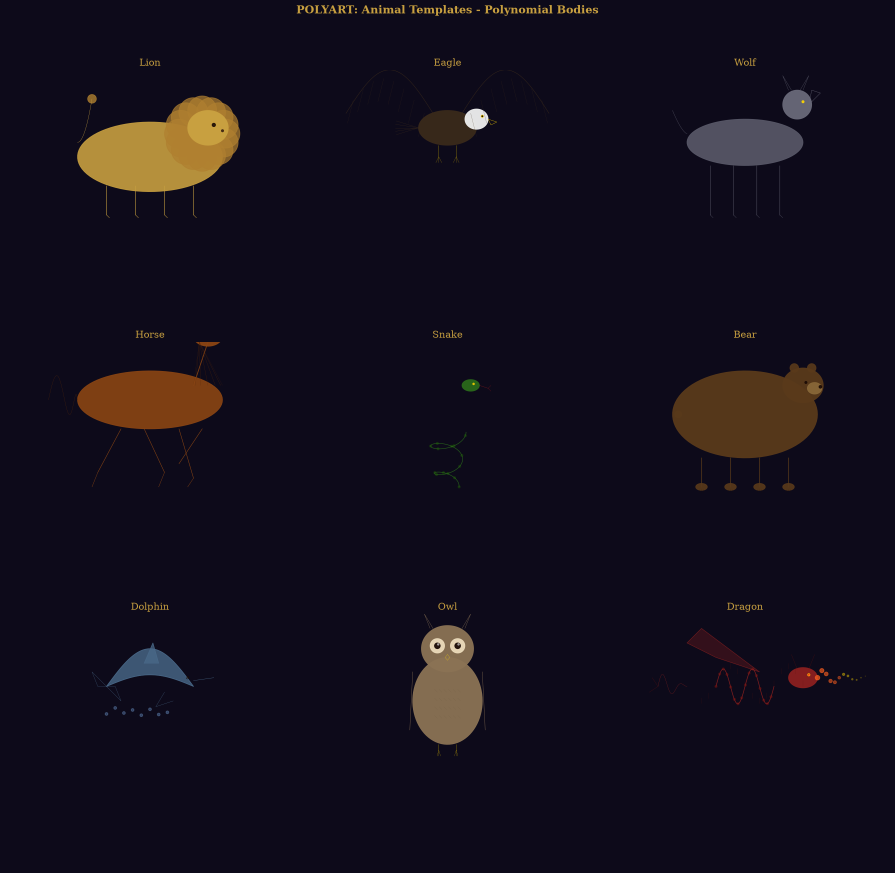
#> input picture animals_showcase.png, 2685 x 2618 px (shown at 1/3 size)
$ python cv_verify_all.py .
#> lines starting #> are read from the running program, lines starting #| are printed output that depends on the picture; long printed decimals are rounded
import sys, os, json
import numpy as np
import matplotlib
matplotlib.use("Agg")
import matplotlib.pyplot as plt
import warnings
warnings.filterwarnings("ignore")

BASE_DIR = os.path.dirname(os.path.abspath(__file__))

def load_img(path):
    img = plt.imread(path)
    if img.dtype in (np.float32, np.float64):
        img = (img * 255).clip(0, 255).astype(np.uint8)
    return img

def edge_density(img):
    gray = np.mean(img[:,:,:3], axis=2) if len(img.shape)==3 else img.astype(np.float64)
    gy, gx = np.gradient(gray)
    return float(np.mean(np.sqrt(gx**2+gy**2))/(np.sqrt(2)*255))

def symmetry_score(img):
    gray = np.mean(img[:,:,:3], axis=2) if len(img.shape)==3 else img.astype(np.float64)
    h, w = gray.shape; mid = w//2
    l, r = gray[:,:mid], np.fliplr(gray[:,w-mid:])
    mh, mw = min(l.shape[0],r.shape[0]), min(l.shape[1],r.shape[1])
    return float(max(0, min(1, 1 - np.mean(np.abs(l[:mh,:mw]-r[:mh,:mw]))/255)))

def fractal_dim(img):
    gray = np.mean(img[:,:,:3], axis=2) if len(img.shape)==3 else img.astype(np.float64)
    vals = gray/255.0
    sizes = [2,4,8,16,32]
    counts = []
    for s in sizes:
        h, w = vals.shape
        th, tw = h//s, w//s
        if th < 1 or tw < 1: continue
        block = vals[:th*s, :tw*s].reshape(th, s, tw, s)
        thresh = np.mean(block, axis=(1,3))
        counts.append(float(np.sum(thresh > 0.1)))
    if len(counts) < 2: return 1.5
    log_n = np.log([c for c in counts if c>0])
    log_s = np.log([sizes[i] for i in range(len(counts)) if counts[i]>0])
    if len(log_n) < 2: return 1.5
    return float(abs(np.polyfit(log_s, log_n, 1)[0]))

def color_diversity(img):
    if len(img.shape)<3: return 0.1
    pixels = img[:,:,:3].reshape(-1,3).astype(np.float64)
    step = max(1, len(pixels)//5000)
    sample = pixels[::step]
    unique_ratio = len(np.unique(sample, axis=0))/len(sample)
    return float(min(1, unique_ratio*5))

def golden_ratio_score(img):
    h, w = img.shape[:2]
    ratio = w/h
    phi = 1.618033988749895
    return float(max(0, 1 - abs(ratio - phi)/phi))

def texture_score(img):
    gray = np.mean(img[:,:,:3], axis=2) if len(img.shape)==3 else img.astype(np.float64)
    gy, gx = np.gradient(gray)
    angle = np.arctan2(gy, gx)
    hist, _ = np.histogram(angle.flatten(), bins=36, range=(-np.pi, np.pi))
    hist = hist.astype(float)/max(1, hist.sum())
    entropy = -np.sum(hist[hist>0]*np.log2(hist[hist>0]))
    return float(min(1, entropy/5.0))

def polynomial_smoothness(img):
    gray = np.mean(img[:,:,:3], axis=2) if len(img.shape)==3 else img.astype(np.float64)
    h, w = gray.shape
    row = gray[h//2, :]
    x = np.linspace(-1, 1, len(row))
    try:
        c = np.polyfit(x, row, 10)
        smooth = np.mean(np.abs(c[:5]))/max(1, np.mean(np.abs(c[5:])))
        return float(min(1, smooth/10))
    except: return 0.3

def curvature_energy(img):
    gray = np.mean(img[:,:,:3], axis=2) if len(img.shape)==3 else img.astype(np.float64)
    gy, gx = np.gradient(gray)
    gyy, _ = np.gradient(gy)
    _, gxx = np.gradient(gx)
    energy = np.mean(gxx**2 + gyy**2)
    return float(min(1, energy/10000))

def classify(features):
    sym = features.get("symmetry", 0.5)
    golden = features.get("golden_ratio", 0.5)
    poly = features.get("polynomial_smoothness", 0.5)
    curvature = features.get("curvature_energy", 0.5)
    fractal = features.get("fractal_dim", 1.5)
    texture = features.get("texture", 0.3)
    color_div = features.get("color_diversity", 0.3)
    art_score = sym*2.5 + golden*2.0 + poly*1.5 + curvature*1.5
    living_score = (fractal-1.0)*3.0 + texture*2.0 + color_div*1.5
    diff = art_score - living_score
    if diff > 0.3: return "ART"
    elif diff < -0.3: return "LIVING"
    return "BORDERLINE"

def compute_rarity(f):
    sym = f.get("symmetry",0.5); golden = f.get("golden_ratio",0.5)
    poly = f.get("polynomial_smoothness",0.5); edge = f.get("edge_density",0.3)
    texture = f.get("texture",0.3); color_div = f.get("color_diversity",0.3)
    curvature = f.get("curvature_energy",0.5); fractal = f.get("fractal_dim",1.5)
    W = {"edge_density":0.15,"symmetry":0.12,"fractal_dim":0.18,"texture":0.10,
         "color_diversity":0.12,"golden_ratio":0.08,"polynomial_smoothness":0.10,"curvature_energy":0.15}
    weighted = (W["edge_density"]*(1-edge) + W["symmetry"]*sym + W["fractal_dim"]*(fractal-1) +
                W["texture"]*texture + W["color_diversity"]*color_div + W["golden_ratio"]*golden +
                W["polynomial_smoothness"]*poly + W["curvature_energy"]*curvature)
    art_bonus = sym*0.3 + golden*0.3 + poly*0.2 + curvature*0.2
    return float(np.clip(weighted*60 + art_bonus*40, 0, 100))

def main():
    PNG_DIR = sys.argv[1] if len(sys.argv) > 1 else BASE_DIR
    files = [f for f in sorted(os.listdir(PNG_DIR)) if f.endswith(".png")]

    results = []
    for f in files:
        path = os.path.join(PNG_DIR, f)
        try:
            img = load_img(path)
#> in load_img, img is the input picture: shape (2618, 2685, 4) float32; mean R, G, B, A 0.0823, 0.057, 0.112, 1
            feat = {"edge_density":edge_density(img), "symmetry":symmetry_score(img),
                    "fractal_dim":fractal_dim(img), "texture":texture_score(img),
                    "color_diversity":color_diversity(img), "golden_ratio":golden_ratio_score(img),
                    "polynomial_smoothness":polynomial_smoothness(img), "curvature_energy":curvature_energy(img)}
#> in edge_density, `gray = np.mean(img[:,:,:3], axis=2) if len(img.shape)==3 else img.asty..`:
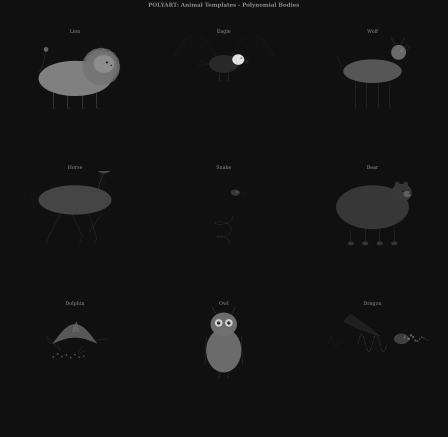
#> gray: shape (2618, 2685) float64 (shown at 1/6 size); min 13.33, max 239, mean 20.8
#> in edge_density, `gy, gx = np.gradient(gray)`:
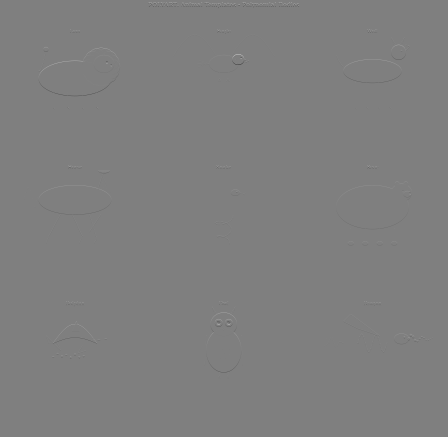
#> gy: shape (2618, 2685) float64 (shown at 1/6 size); min -110.3, max 110.8, mean 0; drawn with min black and max white
#> in symmetry_score, `l, r = gray[:,:mid], np.fliplr(gray[:,w-mid:])`:
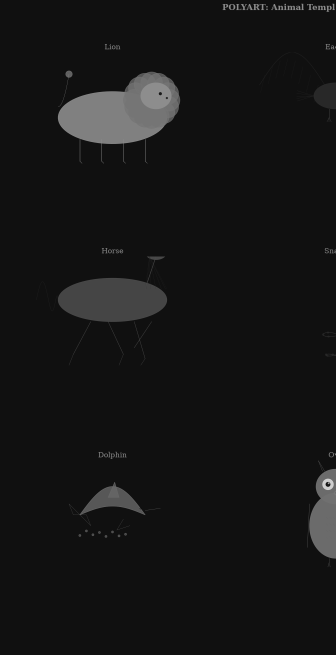
#> l: shape (2618, 1342) float64 (shown at 1/4 size); min 13.33, max 216.7, mean 21.6
#> in symmetry_score, `l, r = gray[:,:mid], np.fliplr(gray[:,w-mid:])`:
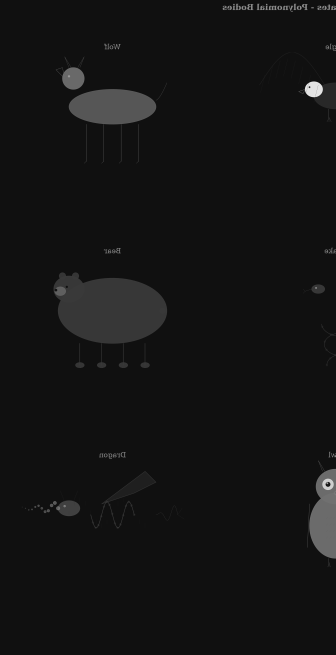
#> r: shape (2618, 1342) float64 (shown at 1/4 size); min 13.67, max 239, mean 19.9
#> the loop in fractal_dim, `for s in sizes:` made 5 passes
#> pass 2, in fractal_dim, `thresh = np.mean(block, axis=(1,3))`:
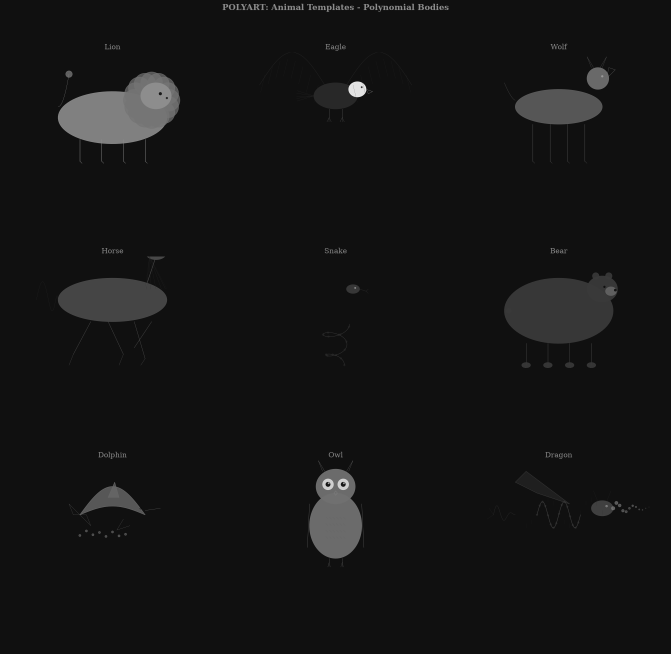
#> thresh: shape (654, 671) float64; min 0.0559, max 0.907, mean 0.0814
#> after the loop in fractal_dim, `for s in sizes:`: counts = [111484, 28974, 7633, 2001, 558]
#> in fractal_dim, `log_n = np.log([c for c in counts if c>0])`: log_n = [11.62, 10.27, 8.94, 7.6, 6.32]
#> in fractal_dim, `log_s = np.log([sizes[i] for i in range(len(counts)) if counts[i]>0])`: log_s = [0.693, 1.39, 2.08, 2.77, 3.47]
#> in texture_score, `hist, _ = np.histogram(angle.flatten(), bins=36, range=(-np.pi, np.pi))`: hist = 36 values, max 6926631 at index 18, min 1432 at index 16, mean 195259.2
#> in texture_score, `hist = hist.astype(float)/max(1, hist.sum())`: hist = 36 values, max 0.985 at index 18, min 0.000204 at index 16, mean 0.0278
#> in texture_score, `entropy = -np.sum(hist[hist>0]*np.log2(hist[hist>0]))`: entropy = 0.178
#> in color_diversity, `step = max(1, len(pixels)//5000)`: step = 1405
#> in color_diversity, `unique_ratio = len(np.unique(sample, axis=0))/len(sample)`: unique_ratio = 0.0134
#> in golden_ratio_score, `h, w = img.shape[:2]`: h = 2618; w = 2685
#> in golden_ratio_score, `ratio = w/h`: ratio = 1.03
#> in polynomial_smoothness, `row = gray[h//2, :]`: row = 2685 values, max 75 at index 591, min 16.33 at index 0, mean 22.01
#> in polynomial_smoothness, `x = np.linspace(-1, 1, len(row))`: x = 2685 values from -1 to 1
#> in polynomial_smoothness, `c = np.polyfit(x, row, 10)`: c = [-401.2, 1038.3, 1898.7, -1869, -2583.9, 884.5, 1241.7, -38.5, -152, -5.5, 18.95]
#> in polynomial_smoothness, `smooth = np.mean(np.abs(c[:5]))/max(1, np.mean(np.abs(c[5:])))`: smooth = 3.99
#> in curvature_energy, `energy = np.mean(gxx**2 + gyy**2)`: energy = 8.39
#> feat = {'edge_density': 0.000937, 'symmetry': 0.984, 'fractal_dim': 1.91, 'texture': 0.0356, 'color_diversity': 0.0669, 'golden_ratio': 0.634, 'polynomial_smoothness': 0.399, 'curvature_energy': 0.000839}
            rarity = compute_rarity(feat)
#> in compute_rarity, `sym = f.get('symmetry', 0.5)`: sym = 0.984
#> in compute_rarity, `golden = f.get('golden_ratio', 0.5)`: golden = 0.634
#> in compute_rarity, `poly = f.get('polynomial_smoothness', 0.5)`: poly = 0.399
#> in compute_rarity, `edge = f.get('edge_density', 0.3)`: edge = 0.000937
#> in compute_rarity, `texture = f.get('texture', 0.3)`: texture = 0.0356
#> in compute_rarity, `color_div = f.get('color_diversity', 0.3)`: color_div = 0.0669
#> in compute_rarity, `curvature = f.get('curvature_energy', 0.5)`: curvature = 0.000839
#> in compute_rarity, `fractal = f.get('fractal_dim', 1.5)`: fractal = 1.91
#> in compute_rarity, `weighted = (W["edge_density"]*(1-edge) + W["symmetry"]*sym + W["fracta..`: weighted = 0.535
#> in compute_rarity, `art_bonus = sym*0.3 + golden*0.3 + poly*0.2 + curvature*0.2`: art_bonus = 0.565
#> rarity = 54.71
            cls = classify(feat)
#> in classify, `sym = features.get("symmetry", 0.5)`: sym = 0.984
#> in classify, `golden = features.get("golden_ratio", 0.5)`: golden = 0.634
#> in classify, `poly = features.get("polynomial_smoothness", 0.5)`: poly = 0.399
#> in classify, `curvature = features.get("curvature_energy", 0.5)`: curvature = 0.000839
#> in classify, `fractal = features.get("fractal_dim", 1.5)`: fractal = 1.91
#> in classify, `texture = features.get("texture", 0.3)`: texture = 0.0356
#> in classify, `color_div = features.get("color_diversity", 0.3)`: color_div = 0.0669
#> in classify, `art_score = sym*2.5 + golden*2.0 + poly*1.5 + curvature*1.5`: art_score = 4.33
#> in classify, `living_score = (fractal-1.0)*3.0 + texture*2.0 + color_div*1.5`: living_score = 2.91
#> in classify, `diff = art_score - living_score`: diff = 1.41
#> cls = 'ART'
            results.append({"file":f, "rarity":rarity, "classification":cls, "features":{k:round(v,3) for k,v in feat.items()}})
            print(f"  [OK] {f:<40} {rarity:>4}/100  {cls}")
#|   [OK] animals_showcase.png                     54.705/100  ART
        except Exception as e:
            results.append({"file":f, "error":str(e)})
            print(f"  [ERR] {f:<40} {str(e)[:40]}")
#> pass 2 of the loop in main, `for f in files:`:
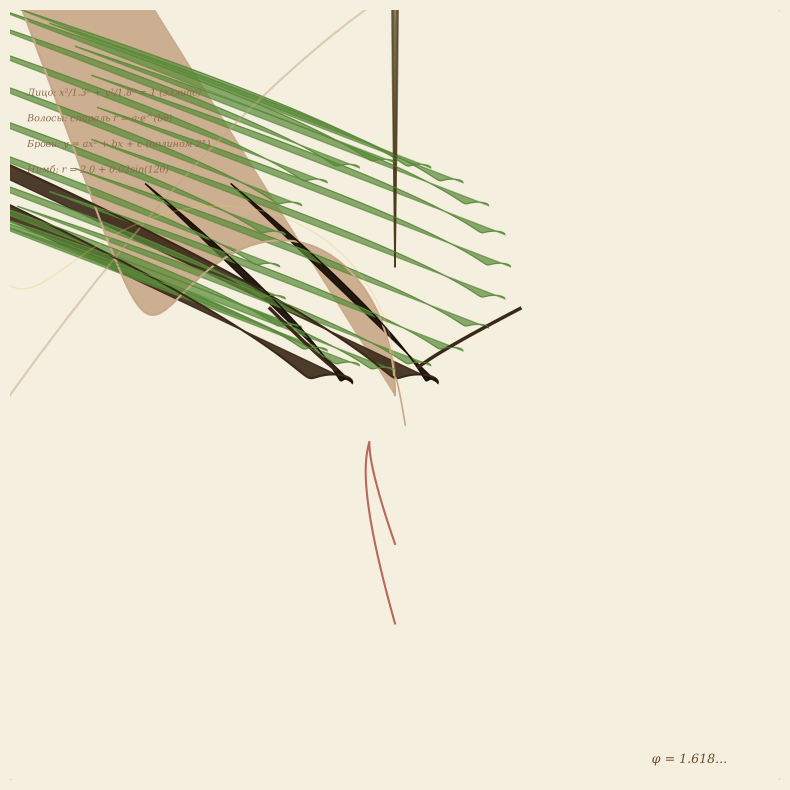
#> input picture apollo_polyart_render.png, 1580 x 1580 px (shown at 1/2 size)
#> in load_img, img is the input picture: shape (1580, 1580, 4) float32; mean R, G, B, A 0.927, 0.863, 0.814, 1
#> gray: shape (1580, 1580) float64
#> gy: shape (1580, 1580) float64
#> gx: shape (1580, 1580) float64
#> l: shape (1580, 790) float64
#> in symmetry_score (call 2), `l, r = gray[:,:mid], np.fliplr(gray[:,w-mid:])`:
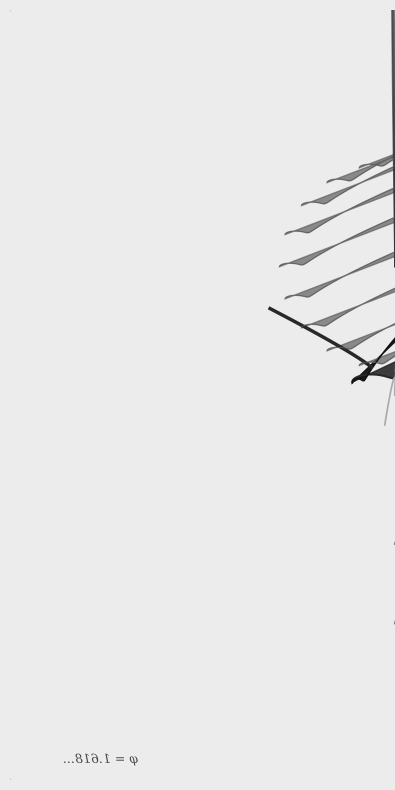
#> r: shape (1580, 790) float64 (shown at 1/2 size); min 16.67, max 236, mean 233.9
#> vals: shape (1580, 1580) float64
#> in texture_score (call 2), `angle = np.arctan2(gy, gx)`:
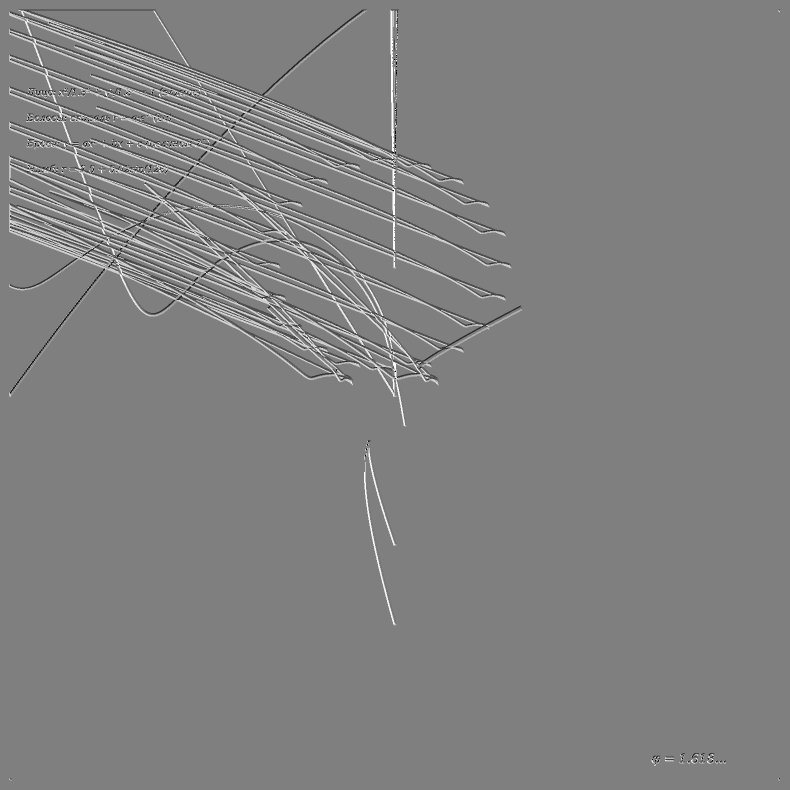
#> angle: shape (1580, 1580) float64 (shown at 1/2 size); min -3.14, max 3.14, mean 0.0375; drawn with min black and max white
#> in texture_score (call 2), `hist, _ = np.histogram(angle.flatten(), bins=36, range=(-np.pi, np.pi))`: hist = 36 values, max 2290691 at index 18, min 706 at index 19, mean 69344.4
#> in texture_score (call 2), `hist = hist.astype(float)/max(1, hist.sum())`: hist = 36 values, max 0.918 at index 18, min 0.000283 at index 19, mean 0.0278
#> entropy = 0.753
#> gyy: shape (1580, 1580) float64
#> gxx: shape (1580, 1580) float64
#> feat = {'edge_density': 0.00527, 'symmetry': 0.902, 'fractal_dim': 2.01, 'texture': 0.151, 'color_diversity': 0.237, 'golden_ratio': 0.618, 'polynomial_smoothness': 0.367, 'curvature_energy': 0.00429}
#> rarity = 55.33
#|   [OK] apollo_polyart_render.png                55.333/100  ART

    art = sum(1 for r in results if r.get("classification")=="ART")
#> art = 2
    living = sum(1 for r in results if r.get("classification")=="LIVING")
#> living = 0
    border = sum(1 for r in results if r.get("classification")=="BORDERLINE")
#> border = 0
    errs = sum(1 for r in results if "error" in r)
#> errs = 0
    valid = [r for r in results if "error" not in r]
#> valid = 2 items
    avg = sum(r["rarity"] for r in valid)/max(1,len(valid))
#> avg = 55.02

    print()
    print("="*60)
    print(f"  TOTAL: {len(results)} | ART: {art} | LIVING: {living} | BORDERLINE: {border} | ERR: {errs}")
#|   TOTAL: 2 | ART: 2 | LIVING: 0 | BORDERLINE: 0 | ERR: 0
    print(f"  Average rarity: {avg:.1f}/100")
#|   Average rarity: 55.0/100
    print("="*60)

    with open(os.path.join(PNG_DIR, "cv_verification_report.json"), "w") as fp:
        json.dump(results, fp, indent=2, default=str)
    print("Report saved: cv_verification_report.json")

if __name__ == "__main__":
    main()
